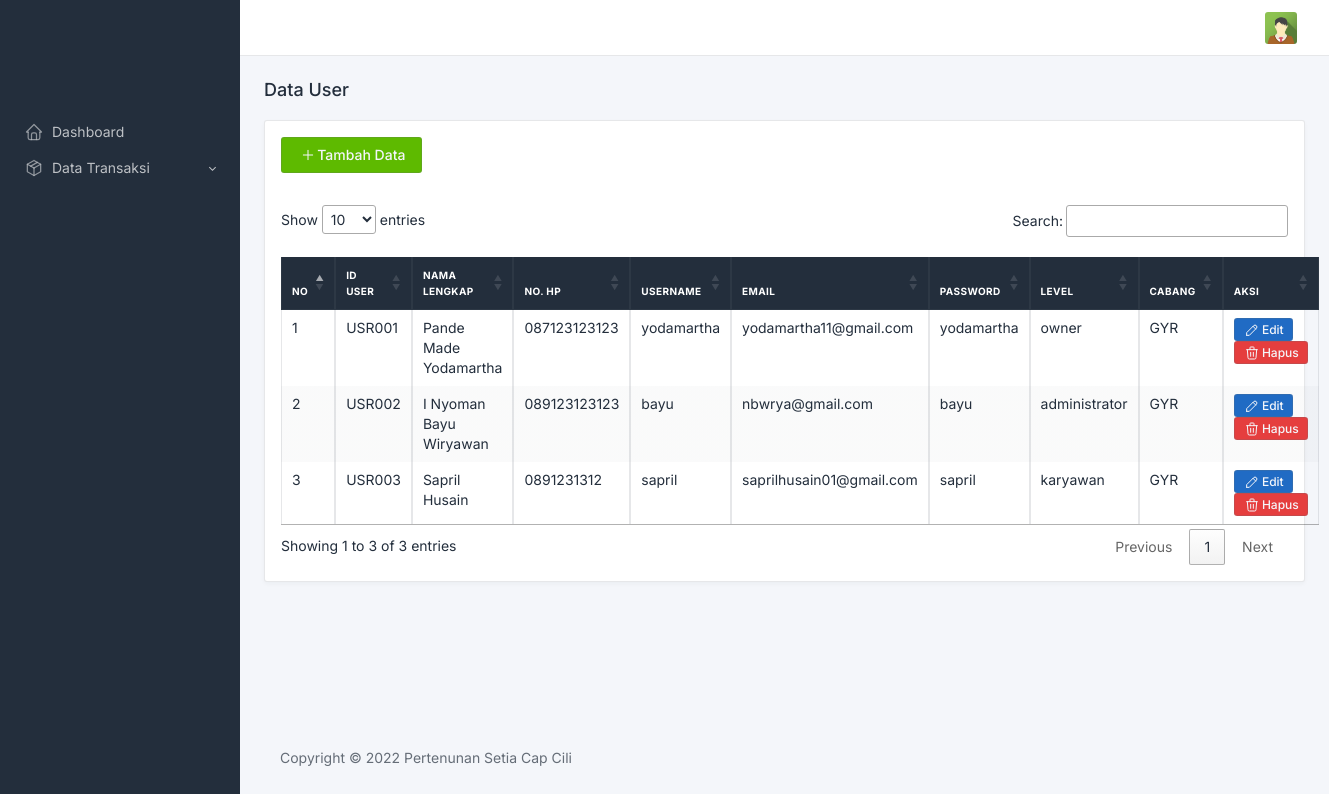
The app's page /index.php/user with its own data.
### tables this page shows
CREATE TABLE `users` (
  `id_user` char(6) NOT NULL,
  `nama_lengkap` varchar(50) NOT NULL,
  `no_hp` varchar(13) NOT NULL,
  `username` varchar(10) NOT NULL,
  `email` varchar(255) DEFAULT NULL,
  `password` varchar(255) NOT NULL,
  `level` varchar(30) NOT NULL,
  `kode_cabang` char(3) NOT NULL,
  `is_active` int(11) DEFAULT 0
);

### application/libraries/Template.php (called while the page is built)
<?php if ( ! defined('BASEPATH')) exit('No direct script access allowed');
class Template {
		var $template_data = array();
		function set($name, $value)
		{
			$this->template_data[$name] = $value;
		}
		function load($template = '', $view = '' , $view_data = array(), $return = FALSE)
		{
			$this->CI =& get_instance();
			$this->set('contents', $this->CI->load->view($view, $view_data, TRUE));
			return $this->CI->load->view($template, $this->template_data, $return);
		}
}

### application/controllers/User.php (called while the page is built, shortened)
<?php
class User extends CI_Controller
{
	function index()
	{
		$data['user'] = $this->Model_user->getDatauser()->result();
		$this->template->load('template/template', 'user/view_user', $data);
	}
}

### index.php (called while the page is built, shortened)
<?php
require_once BASEPATH.'core/CodeIgniter.php';

### application/models/Model_user.php (called while the page is built, shortened)
<?php
class Model_user extends CI_Model
{
	function getDatauser()
	{
		return $this->db->get('users');
	}
}

### application/helpers/checklogin_helper.php (called while the page is built, shortened)
<?php
function userLevel() {
	$CI = &get_instance();
	$level = $CI->session->userdata('level');
	if (empty($level)) {
		return false;
	}
	return $CI->session->userdata('level');
}

### application/views/user/view_user.php (the view, shortened to what this page needs)
<h2 class="page-title">
	Data User
</h2>
<div class="row mt-3">
	<div class="col-md-12">
		<div class="card">
			<div class="card-body">
				<a href="#" class="btn btn-success mb-3" id="tambahuser">
				Tambah Data</a>
				<table class="table table-striped table-bordered" id="tabeluser">
					<thead>
						<tr>
							<th style="width: 4%;">NO</th>
							<th>ID USER</th>
							<th>NAMA LENGKAP</th>
              <th>NO. HP</th>
							<th>USERNAME</th>
							<th>EMAIL</th>
							  <th>PASSWORD</th>
							  <th>LEVEL</th>
							  <th>CABANG</th>
							<th style="width: 15%;">AKSI</th>
						</tr>
					</thead>
					<tbody>
						<?php
              $no = 1;
              foreach ($user as $u) {
              ?>
                  <tr>
                      <td><?php echo $no; ?></td>
                      <td><?php echo $u->id_user; ?></td>
                      <td><?php echo $u->nama_lengkap; ?></td>
                      <td><?php echo $u->no_hp; ?></td>
                      <td><?php echo $u->username; ?></td>
                      <td><?php echo $u->email; ?></td>
                      <td><?php echo $u->password; ?></td>
                      <td><?php echo $u->level; ?></td>
                      <td><?php echo $u->kode_cabang; ?></td>
                      <td>
                          <a href="#" data-iduser="<?php echo $u->id_user; ?>" class="btn btn-sm btn-primary edit">
                          Edit</a>
                          <a href="#" data-href="<?php echo base_url(); ?>user/hapususer/<?php echo $u->id_user; ?>" class="btn btn-sm btn-danger hapus">
                          Hapus</a>
                      </td>
                  </tr>
              <?php
                  $no++;
              } ?>
					</tbody>
				</table>
			</div>
		</div>
	</div>
</div>

### application/views/template/template.php (shortened to what this page needs)
<!doctype html>
<html lang="en">
  <head>
    <link href="<?php echo base_url(); ?>assets/dist/libs/jqvmap/dist/jqvmap.min.css" rel="stylesheet"/>
    <link href="<?php echo base_url(); ?>assets/dist/css/tabler.min.css" rel="stylesheet"/>
    <link href="<?php echo base_url(); ?>assets/dist/css/tabler-flags.min.css" rel="stylesheet"/>
    <link href="<?php echo base_url(); ?>assets/dist/css/tabler-payments.min.css" rel="stylesheet"/>
    <link href="<?php echo base_url(); ?>assets/dist/css/tabler-vendors.min.css" rel="stylesheet"/>
    <link href="<?php echo base_url(); ?>assets/dist/css/demo.min.css" rel="stylesheet"/>
    <link rel="stylesheet" href="https://stackpath.bootstrapcdn.com/font-awesome/4.7.0/css/font-awesome.min.css">
    <link rel="stylesheet" href="//cdnjs.cloudflare.com/ajax/libs/jquery.bootstrapvalidator/0.5.2/css/bootstrapValidator.min.css" />
    <link rel="stylesheet" href="//cdn.datatables.net/1.10.22/css/jquery.dataTables.min.css">
    <link href="<?php echo base_url(); ?>assets/dist/libs/flatpickr/dist/flatpickr.min.css" rel="stylesheet"/>
  </head>
  <body class="antialiased">
    <aside class="navbar navbar-vertical navbar-expand-lg navbar-dark">
      <div class="container">
        <a href="." class="navbar-brand navbar-brand-autodark">
        </a>
        <div class="collapse navbar-collapse" id="navbar-menu">
          <ul class="navbar-nav pt-lg-3">
            <li class="nav-item">
              <a class="nav-link" href="<?php echo base_url(); ?>dashboard" >
                <span class="nav-link-icon d-md-none d-lg-inline-block">
                </span>
                <span class="nav-link-title">
                  Dashboard
                </span>
              </a>
            </li>
			  <?php if (userLevel() != 'owner'): ?>
				  <li class="nav-item dropdown">
					  <a class="nav-link dropdown-toggle" href="#navbar-base" data-toggle="dropdown" role="button" aria-expanded="false" >
                <span class="nav-link-icon d-md-none d-lg-inline-block">
                </span>
						  <span class="nav-link-title">
                  Data Transaksi
                </span>
					  </a>
				  </li>
			  <?php endif; ?>
          </ul>
        </div>
      </div>
    </aside>
    <div class="page">
       <header class="navbar navbar-expand-md navbar-light d-none d-lg-flex d-print-none">
        <div class="container-xl">
          <div class="navbar-nav flex-row order-md-last">
            <div class="nav-item dropdown">
              <a href="#" class="nav-link d-flex lh-1 text-reset p-0" data-toggle="dropdown">
                <span class="avatar avatar-sm" style="background-image: url(<?php echo base_url(); ?>assets/static/avatars/img_avatar3.png)"></span>
                <div class="d-none d-xl-block pl-2">
                </div>
              </a>
            </div>
          </div>
        </div>
      </header>
      <div class="content">
        <div class="container-fluid">
            <?php echo $contents; ?>
        </div>
        <footer class="footer footer-transparent d-print-none">
          <div class="container">
            <div class="row text-center align-items-center flex-row-reverse">
              <div class="col-12 col-lg-auto mt-3 mt-lg-0">
                <ul class="list-inline list-inline-dots mb-0">
                  <li class="list-inline-item">
                    Copyright © 2022 Pertenunan Setia Cap Cili
                  </li>
                </ul>
              </div>
            </div>
          </div>
        </footer>
      </div>
    </div>
  </body>
</html>

### application/views/template/template.php (style rules this page uses)
body { display: none; }
.table thead th { background-color: #232e3c; color: #ffffff; }
.btn i, .btn svg { width: 1.0rem; height: 1.0rem; margin: 0 .10rem 0; }

### records on screen
users: id_user "USR001", nama_lengkap "Pande Made Yodamartha", no_hp "087123123123", username "yodamartha", email "yodamartha11@gmail.com", password "yodamartha", level "owner", kode_cabang "GYR"
users: id_user "USR002", nama_lengkap "I Nyoman Bayu Wiryawan", no_hp "089123123123", username "bayu", email "nbwrya@gmail.com", password "bayu", level "administrator", kode_cabang "GYR"
users: id_user "USR003", nama_lengkap "Sapril Husain", no_hp "0891231312", username "sapril", email "saprilhusain01@gmail.com", password "sapril", level "karyawan", kode_cabang "GYR"
